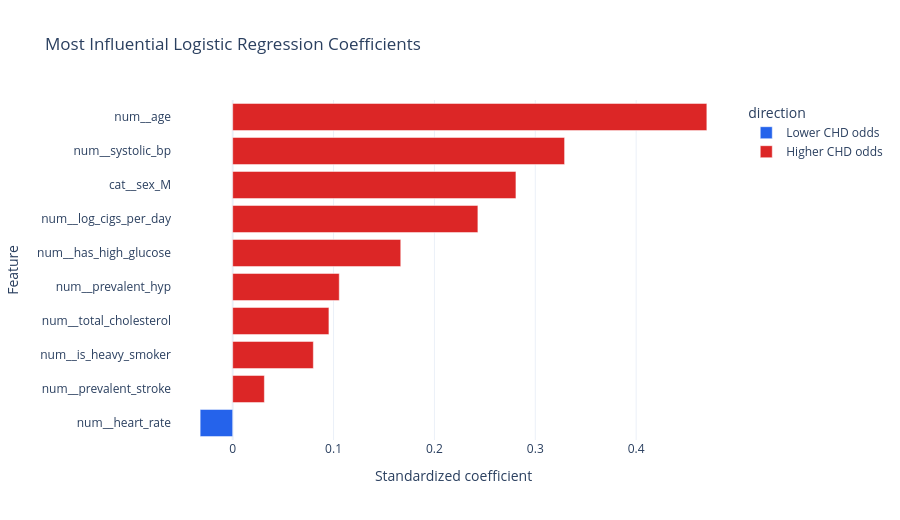

Notebook source saved alongside this figure:
### Code cell
top_coefficients = coefficient_table.head(10).copy()
top_coefficients["direction"] = np.where(
    top_coefficients["coefficient"] >= 0,
    "Higher CHD odds",
    "Lower CHD odds",
)

fig = px.bar(
    top_coefficients.sort_values("coefficient"),
    x="coefficient",
    y="feature",
    color="direction",
    orientation="h",
    title="Most Influential Logistic Regression Coefficients",
    labels={"coefficient": "Standardized coefficient", "feature": "Feature"},
    color_discrete_map={
        "Higher CHD odds": "#dc2626",
        "Lower CHD odds": "#2563eb",
    },
)
fig.update_layout(template="plotly_white", height=520)
fig.write_html(CHART_DIR / "interactive_model_coefficients.html")
fig.show()

### Figure 1 — Plotly figure (JSON) as saved in the notebook; plotly's stock layout.template omitted (floating-point values rounded to 4 significant figures)
{"data": [{"hovertemplate": "direction=Lower CHD odds<br>Standardized coefficient=%{x}<br>Feature=%{y}<extra></extra>", "legendgroup": "Lower CHD odds", "marker": {"color": "#2563eb", "pattern": {"shape": ""}}, "name": "Lower CHD odds", "orientation": "h", "showlegend": true, "textposition": "auto", "type": "bar", "x": [-0.03224], "xaxis": "x", "y": ["num__heart_rate"], "yaxis": "y"}, {"hovertemplate": "direction=Higher CHD odds<br>Standardized coefficient=%{x}<br>Feature=%{y}<extra></extra>", "legendgroup": "Higher CHD odds", "marker": {"color": "#dc2626", "pattern": {"shape": ""}}, "name": "Higher CHD odds", "orientation": "h", "showlegend": true, "textposition": "auto", "type": "bar", "x": [0.03143, 0.07997, 0.09541, 0.1057, 0.1666, 0.2431, 0.2808, 0.329, 0.4701], "xaxis": "x", "y": ["num__prevalent_stroke", "num__is_heavy_smoker", "num__total_cholesterol", "num__prevalent_hyp", "num__has_high_glucose", "num__log_cigs_per_day", "cat__sex_M", "num__systolic_bp", "num__age"], "yaxis": "y"}], "layout": {"barmode": "relative", "height": 520, "legend": {"title": {"text": "direction"}, "tracegroupgap": 0}, "title": {"text": "Most Influential Logistic Regression Coefficients"}, "xaxis": {"anchor": "y", "domain": [0.0, 1.0], "title": {"text": "Standardized coefficient"}}, "yaxis": {"anchor": "x", "domain": [0.0, 1.0], "title": {"text": "Feature"}}}}
